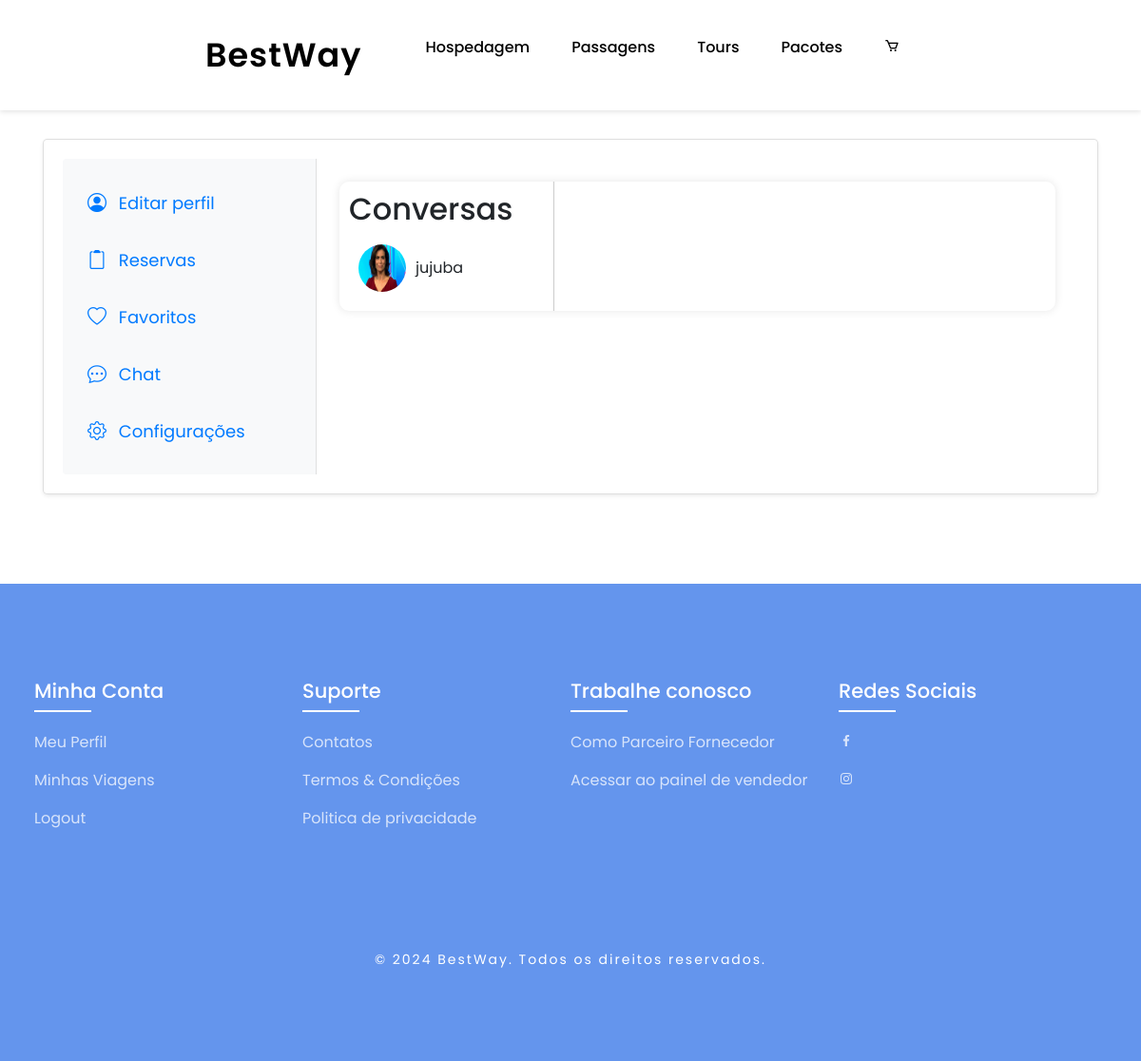
The page /public/chat2.php (signed in) on the database as committed earlier.
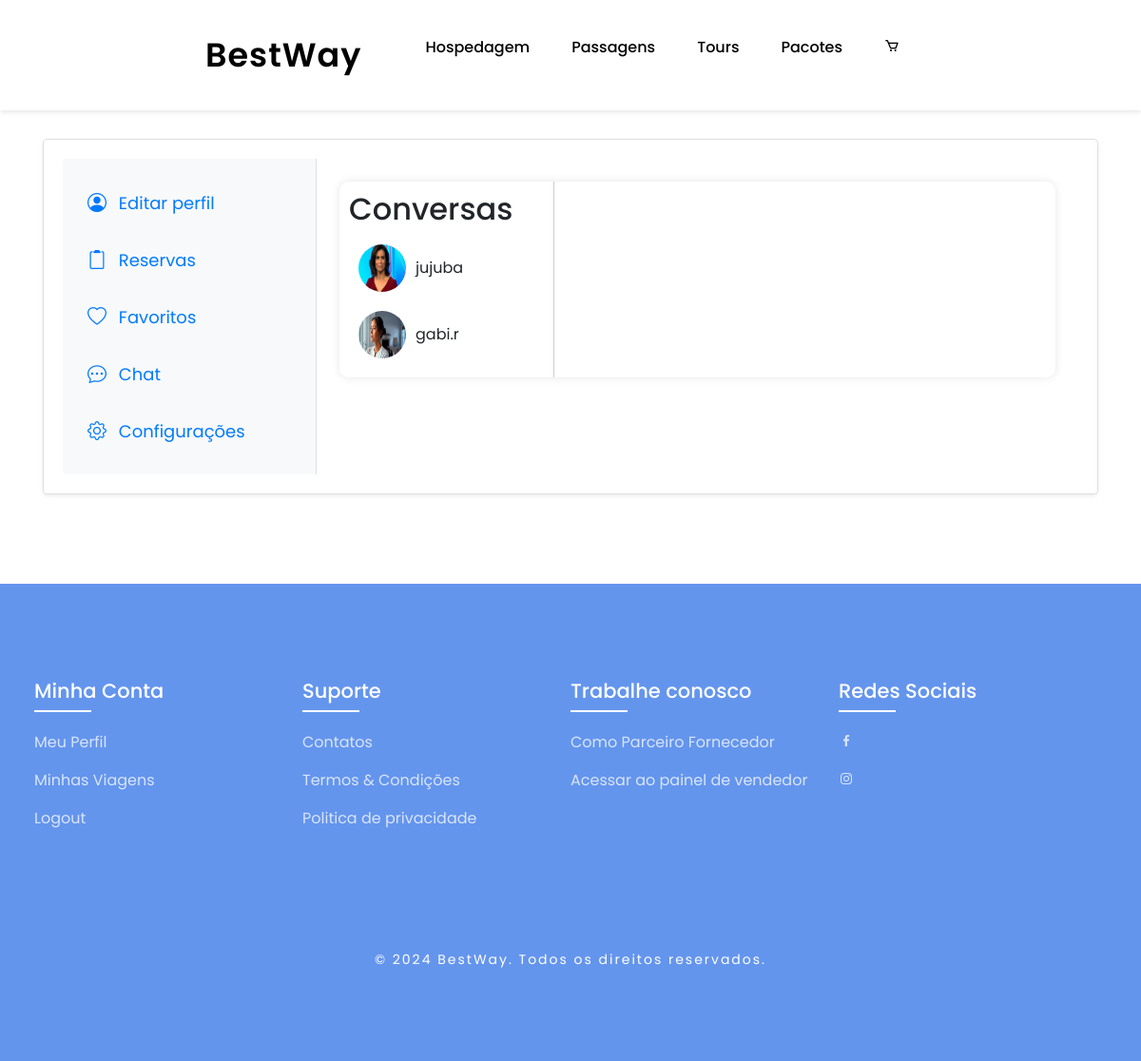
The same page on the database as committed later.
### tables this page shows
CREATE TABLE `t_user` (
  `id` int(11) NOT NULL,
  `nick` varchar(20) NOT NULL,
  `nome` varchar(100) NOT NULL,
  `email` varchar(50) NOT NULL,
  `nome_marca` varchar(150) NOT NULL,
  `biografia` text DEFAULT NULL,
  `data_nasc` varchar(10) DEFAULT NULL,
  `pass` varchar(255) NOT NULL,
  `foto` varchar(50) DEFAULT NULL,
  `tipo_user` int(11) NOT NULL DEFAULT 0
);

### public/chat2.php (the view, shortened to what this page needs)
<?php
require_once '../config/liga_bd.php';
$id_user = $_SESSION['id'];
$stmt = $ligacao->prepare("SELECT u.id, u.foto, u.nick FROM amizades a
                           JOIN t_user u ON (a.id_usuario1 = u.id OR a.id_usuario2 = u.id)
                           WHERE (a.id_usuario1 = ? OR a.id_usuario2 = ?) AND a.status = 'aceito' AND u.id != ?");
$stmt->bind_param("iii", $id_user, $id_user, $id_user);
$stmt->execute();
$resultado = $stmt->get_result();
$usuarios = [];
while ($linha = mysqli_fetch_assoc($resultado)) {
    $usuarios[] = $linha;
}
?>
<!DOCTYPE html>
<html lang="pt">
<head>
    <link rel="stylesheet" href="../assets/css/style.css">
    <link rel="stylesheet" href="../assets/css/styleperfil.css">
    <link href="https://cdn.jsdelivr.net/npm/bootstrap-icons/font/bootstrap-icons.css" rel="stylesheet">
    <link href="https://cdn.jsdelivr.net/npm/bootstrap@4.5.0/dist/css/bootstrap.min.css" rel="stylesheet">
    <link rel="stylesheet" href="https://unpkg.com/boxicons@latest/css/boxicons.min.css">
</head>
<body>
<header>
    <a href="../index.html" style="font-size: 35px; font-weight: 600; letter-spacing: 1px; color: black;">BestWay</a>
    <ul class="navbar">
    <li><a href="/SiteViagens/public/hotels/hotels.php" style="color: black;" >Hospedagem</a></li>
            <li><a href="#package" style="color: black;" >Passagens</a></li>
            <li><a href="/SiteViagens/public/tours/tours.php" style="color: black; ">Tours</a></li>
            <li><a href="#contact" style="color: black;">Pacotes</a></li>
            <li><a href="/SiteViagens/public/carrinho/carrinho.php" style="color: black !important;"><i class='bx bx-cart'></i></a></li>
    </ul>
</header>
<br><br><br><br>
<div class="container light-style flex-grow-1 container-p-y">
    <div class="card shadow-sm rounded-lg">
        <div class="row no-gutters">
            <div class="col-md-3 p-3 bg-light rounded-left menu-container">
                <nav class="menu">
                    <a class="menu-item" href="perfil.php"><i class="bi bi-person-circle"></i> Editar perfil</a>
                    <a class="menu-item" href="reservas.php"><i class="bi bi-clipboard2"></i> Reservas</a>
                    <a class="menu-item" href="favoritos.php"><i class="bi bi-heart"></i> Favoritos</a>
                    <a class="menu-item" href="chat2.php"><i class="bi bi-chat-dots"></i> Chat</a>
                    <a class="menu-item" href="configuracoes.php"><i class="bi bi-gear"></i> Configurações</a>
                </nav>
            </div>
            <div class="col-md-9 p-4">
    <div id="chat-container">
    <div id="user-list">
    <h2>Conversas</h2>
    <?php foreach ($usuarios as $usuario): ?>
        <div class="user-item" onclick="loadChat(<?php echo $usuario['id']; ?>)">
            <img src="../assets/images/pics/<?php echo $usuario['foto']; ?>" alt="Foto de <?php echo $usuario['nick']; ?>" class="user-icon">
            <span><?php echo $usuario['nick']; ?></span>
        </div>
    <?php endforeach; ?>
</div>
    </div>
            </div>
        </div>
    </div>
</div>
<br>
<?php include '../views/partials/footer.php' ?>
</body>
</html>

Rows that differ between the two databases and show on the page:
added t_user: foto (picture), nick "gabi.r"
